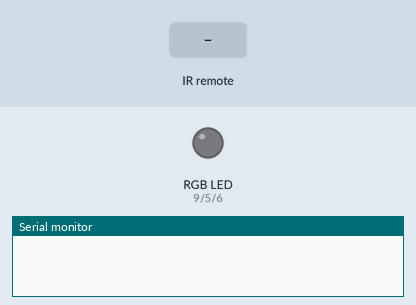
Simulated run of this sketch. Board: Arduino Uno, built with avr-gcc and run on an emulated ATmega328P. On the bench: an RGB LED mixed from three pins (HIGH = lit), the last lines printed to the serial monitor. The inputs (shaded band) are chosen by the test bench. Dim RGB values are drawn brighter than linear.

Above: at 1.2 s.
1.3 s: infrared code 0xFF30CF received
At 2.3 s:
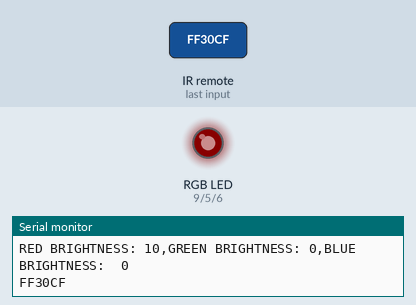
2.8 s: infrared code 0xFF18E7 received
At 3.5 s:
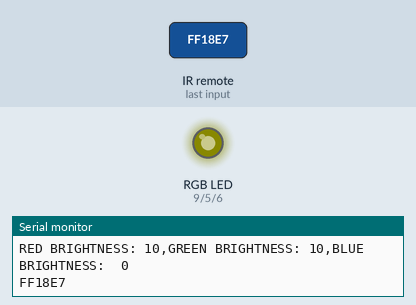
4.3 s: infrared code 0xFF10EF received
At 4.6 s:
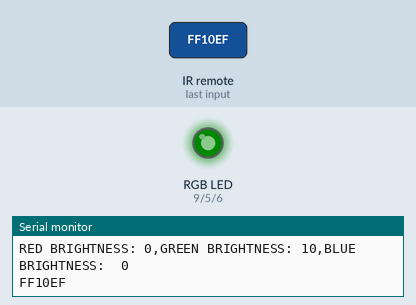
5.8 s: infrared code 0xFF7A85 received
At 7.0 s:
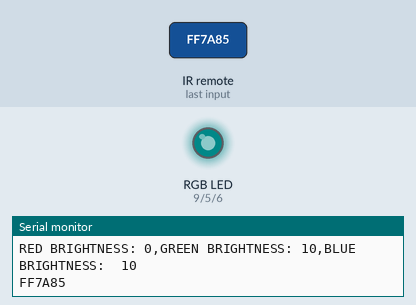
7.3 s: infrared code 0xFF38C7 received
At 8.1 s:
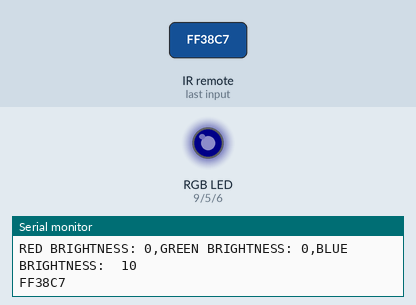
8.8 s: infrared code 0x9DCF5C22 received
At 9.1 s:
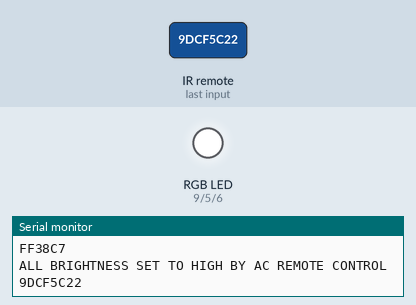
Timing chart, 0 to 11.3 s (numbered marks = the images above; inputs shaded):
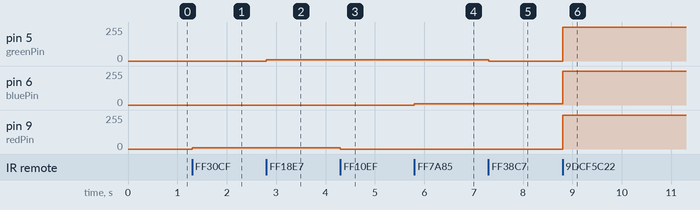

Measured:
- after the input at 1.3 s, pin 9 (redPin): 0/255 → 10/255 at once
- after the input at 2.8 s, pin 5 (greenPin): 0/255 → 10/255 at once
- after the input at 4.3 s, pin 9 (redPin): 10/255 → 0/255 at once
- after the input at 5.8 s, pin 6 (bluePin): 0/255 → 10/255 at once
- after the input at 7.3 s, pin 5 (greenPin): 10/255 → 0/255 at once
- after the input at 8.8 s, pin 5 (greenPin), pin 9 (redPin): 0/255 → 255/255 at once; pin 6 (bluePin): 10/255 → 255/255 at once

The sketch:

ir_kontol_rgb_intensity.ino
```cpp
#include <IRremote.h>
int redPin=9;
int greenPin=5;
int bluePin=6;
int redIntensity;
int blueIntensity;
int greenIntensity;
int state;
int state1;
IRrecv IRkontol(11);
decode_results results;
void setup() {
  // put your setup code here, to run once:
  Serial.begin(9600);
  pinMode(redPin,OUTPUT);
  pinMode(greenPin,OUTPUT);
  pinMode(bluePin,OUTPUT);
  IRkontol.enableIRIn();

}

void loop() {
  // put your main code here, to run repeatedly:
  while(IRkontol.decode(&results)==0){

  }
  if(results.value==0xFF30CF){
    redIntensity=redIntensity+10;
    redIntensity=constrain(redIntensity,0,255);
    analogWrite(redPin,redIntensity);
    Serial.print("RED BRIGHTNESS: ");
    Serial.print(redIntensity);
    Serial.print(",");
    Serial.print("GREEN BRIGHTNESS: ");
    Serial.print(greenIntensity);
    Serial.print(",");
    Serial.print("BLUE BRIGHTNESS:  ");
    Serial.println(blueIntensity);
  }
  if(results.value==0xFF10EF){
    redIntensity=redIntensity-10;
    redIntensity=constrain(redIntensity,0,255);
    analogWrite(redPin,redIntensity);
    Serial.print("RED BRIGHTNESS: ");
    Serial.print(redIntensity);
    Serial.print(",");
    Serial.print("GREEN BRIGHTNESS: ");
    Serial.print(greenIntensity);
    Serial.print(",");
    Serial.print("BLUE BRIGHTNESS:  ");
    Serial.println(blueIntensity);

  }
  if(results.value==0xFF18E7){
    greenIntensity=greenIntensity+10;
    greenIntensity=constrain(greenIntensity,0,255);
    analogWrite(greenPin,greenIntensity);
    Serial.print("RED BRIGHTNESS: ");
    Serial.print(redIntensity);
    Serial.print(",");
    Serial.print("GREEN BRIGHTNESS: ");
    Serial.print(greenIntensity);
    Serial.print(",");
    Serial.print("BLUE BRIGHTNESS:  ");
    Serial.println(blueIntensity);
  }
  if(results.value==0xFF38C7){
    greenIntensity=greenIntensity-10;
    greenIntensity=constrain(greenIntensity,0,255);
    analogWrite(greenPin,greenIntensity);
    Serial.print("RED BRIGHTNESS: ");
    Serial.print(redIntensity);
    Serial.print(",");
    Serial.print("GREEN BRIGHTNESS: ");
    Serial.print(greenIntensity);
    Serial.print(",");
    Serial.print("BLUE BRIGHTNESS:  ");
    Serial.println(blueIntensity);
  }
  if(results.value==0xFF7A85){
    blueIntensity=blueIntensity+10;
    blueIntensity=constrain(blueIntensity,0,255);
    analogWrite(bluePin,blueIntensity);
    Serial.print("RED BRIGHTNESS: ");
    Serial.print(redIntensity);
    Serial.print(",");
    Serial.print("GREEN BRIGHTNESS: ");
    Serial.print(greenIntensity);
    Serial.print(",");
    Serial.print("BLUE BRIGHTNESS:  ");
    Serial.println(blueIntensity);

  }
  if(results.value==0xFF5AA5){
    blueIntensity=blueIntensity-10;
    blueIntensity=constrain(blueIntensity,0,255);
    analogWrite(bluePin,blueIntensity);
    Serial.print("RED BRIGHTNESS: ");
    Serial.print(redIntensity);
    Serial.print(",");
    Serial.print("GREEN BRIGHTNESS: ");
    Serial.print(greenIntensity);
    Serial.print(",");
    Serial.print("BLUE BRIGHTNESS:  ");
    Serial.println(blueIntensity);
  }
  if(results.value==0xff6897){
    redIntensity=0;
    blueIntensity=0;
    greenIntensity=0;
    analogWrite(redPin,redIntensity);
    analogWrite(greenPin,greenIntensity);
    analogWrite(bluePin,blueIntensity);
    Serial.println("ALL BRIGHTNESS SET TO 0");
  }
  if(state==0&results.value==0x9DCF5C22){
    analogWrite(redPin,255);
    analogWrite(greenPin,255);
    analogWrite(bluePin,255);
    Serial.println("ALL BRIGHTNESS SET TO HIGH BY AC REMOTE CONTROL");
  }
  Serial.println(results.value,HEX);

  IRkontol.resume();
  delay(500);
}
```
